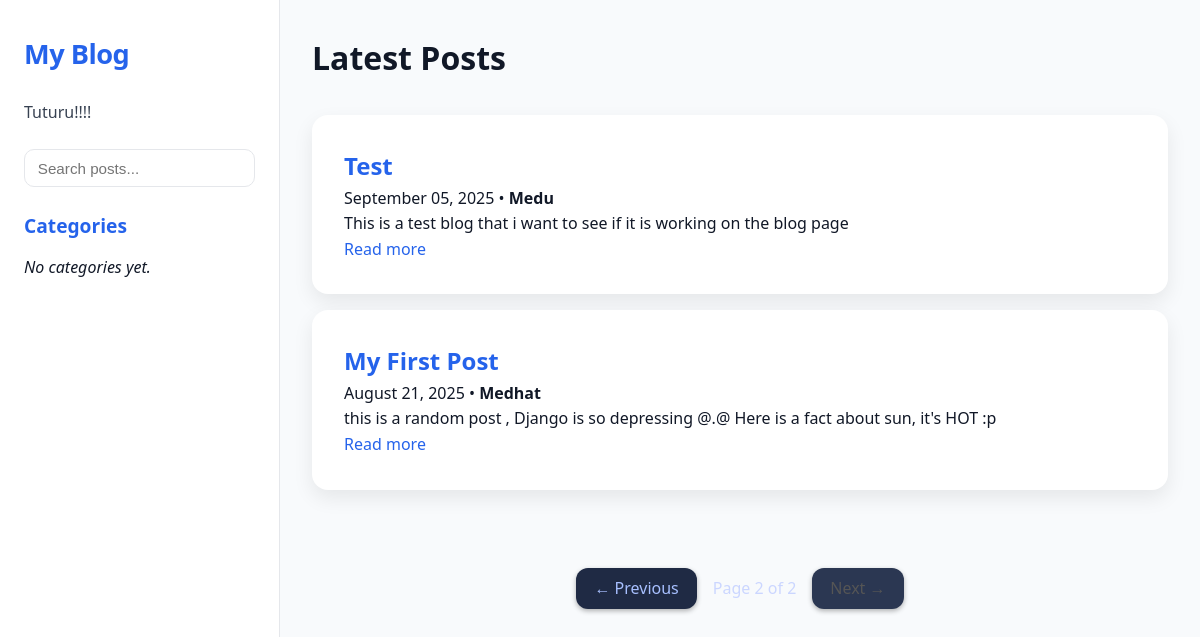
Screenshot of /blog/?page=2 with the database file from the repository.
### apps/posts/models.py (models this page shows, shortened)
class Post(models.Model):
    objects = models.Manager()
    published = PublishedManager()
    class Status(models.TextChoices):
        Draft = 'DF', 'Draft'
        PUBLISHED = 'PB', 'Published'
    title = models.CharField(max_length = 250)
    slug = models.SlugField(max_length = 250 , unique_for_date='publish')
    content = models.TextField()
    body = models.TextField()
    publish = models.DateTimeField(default=timezone.now)
    created = models.DateTimeField(auto_now_add=True)
    updated = models.DateTimeField(auto_now=True)
    """
    another method we can use now from db instead of Python itself
    by adding
    from django.db.models.functions import Now
    publish = models.DateTimeField(db_default=Now())
    """
    status = models.CharField(max_length=2,choices=Status , default=Status.Draft)
    """
    ordering => Configuring what will happen when we retrive the object from the database and how it will be represented
    indexes => Configuring what will happen when we retrive the object from the database and how it will be represented
    """
    author = models.ForeignKey(
        settings.AUTH_USER_MODEL, # what model do you want to connect to
        on_delete=models.CASCADE, # delete all posts if i delete the user
        related_name='blog_posts' # name of reverse releation user.blog_posts
    )
    class Meta:
        ordering = ['-publish']
        indexes = [
            models.Index(fields=['-publish']),
            ]
    def get_absolute_url(self):
        return reverse('posts:post_detail',args=[self.publish.year,self.publish.month,self.publish.day,self.slug])

### apps/posts/views.py (the view)
# urls.py: path('', views.post_list, name='post_list'),
def post_list(request):
    posts_list = Post.published.all()
    paginator = Paginator(posts_list,3)
    page_number = request.GET.get('page' , 1)
    try:
        posts = paginator.get_page(page_number)
    except EmptyPage:
        posts = paginator.page(paginator.num_pages)
    return render(
        request,
        'blog/post/list.html',
        {'posts':posts}
    )

### apps/posts/models.py (called while the page is built)
    def get_queryset(self):
        return super(PublishedManager, self).get_queryset().filter(status=Post.Status.PUBLISHED)

### apps/posts/templates/blog/post/list.html (shortened to what this page needs)
{% extends "blog/base.html" %}
{% block content %}
<header class="blog-header">
  <h1>Latest Posts</h1>
</header>
<main class="main-content">
  {% if posts %}
    <div class="posts-grid">
      {% for post in posts %}
        <article class="post-card">
          <h2 class="post-title">
            <a href="{{ post.get_absolute_url }}">{{ post.title }}</a>
          </h2>
          <div class="post-meta">
            {{ post.publish|date:"F d, Y" }} • <strong>{{ post.author }}</strong>
          </div>
          <p class="post-excerpt">{{ post.body|truncatewords:40|linebreaks }}</p>
          <a href="{{ post.get_absolute_url }}" class="read-more">Read more</a>
        </article>
      {% endfor %}
    </div>
  {% else %}
    <p class="no-posts">No posts yet. Check back later.</p>
  {% endif %}
</main>
{% include "blog/post/pagination.html" with page=posts %}
{% endblock %}

### apps/posts/templates/blog/base.html (style rules this page uses)
* { margin: 0; padding: 0; box-sizing: border-box; transition: background 0.3s, color 0.3s, border 0.3s; }
html { scroll-behavior: smooth; }
body { font-family: "Segoe UI", Roboto, sans-serif; line-height: 1.6; background: var(--bg); color: var(--text); display: grid; grid-template-columns: 280px 1fr; min-height: 100vh; }
:root { --bg: #f8fafc; --text: #111827; --sidebar-bg: #fff; --sidebar-text: #374151; --accent: #2563eb; --card-bg: #fff; --card-border: #e5e7eb; --shadow: 0 2px 10px rgba(0,0,0,0.08); --hover: #eff6ff; }
.post-card { background: var(--card-bg); border-radius: 1rem; padding: 2rem; box-shadow: 0 8px 20px rgba(0,0,0,0.08); transition: transform 0.3s ease, box-shadow 0.3s ease, background 0.3s; position: relative; overflow: hidden; margin-bottom: 1rem; }
.post-card p { font-size: 1rem; line-height: 1.6; }
a { color: var(--accent); text-decoration: none; }

### rows the page displays
Post: title "Test", publish "September 05, 2025", author "Medu", body "This is a test blog that i want to see if it is working on the blog page"
Post: title "My First Post", publish "August 21, 2025", author "Medhat", body "this is a random post , Django is so depressing @.@ Here is a fact about sun, it's HOT :p"

### other values shown
{{ page.number }} "2"
{{ page.paginator.num_pages }} "2"
